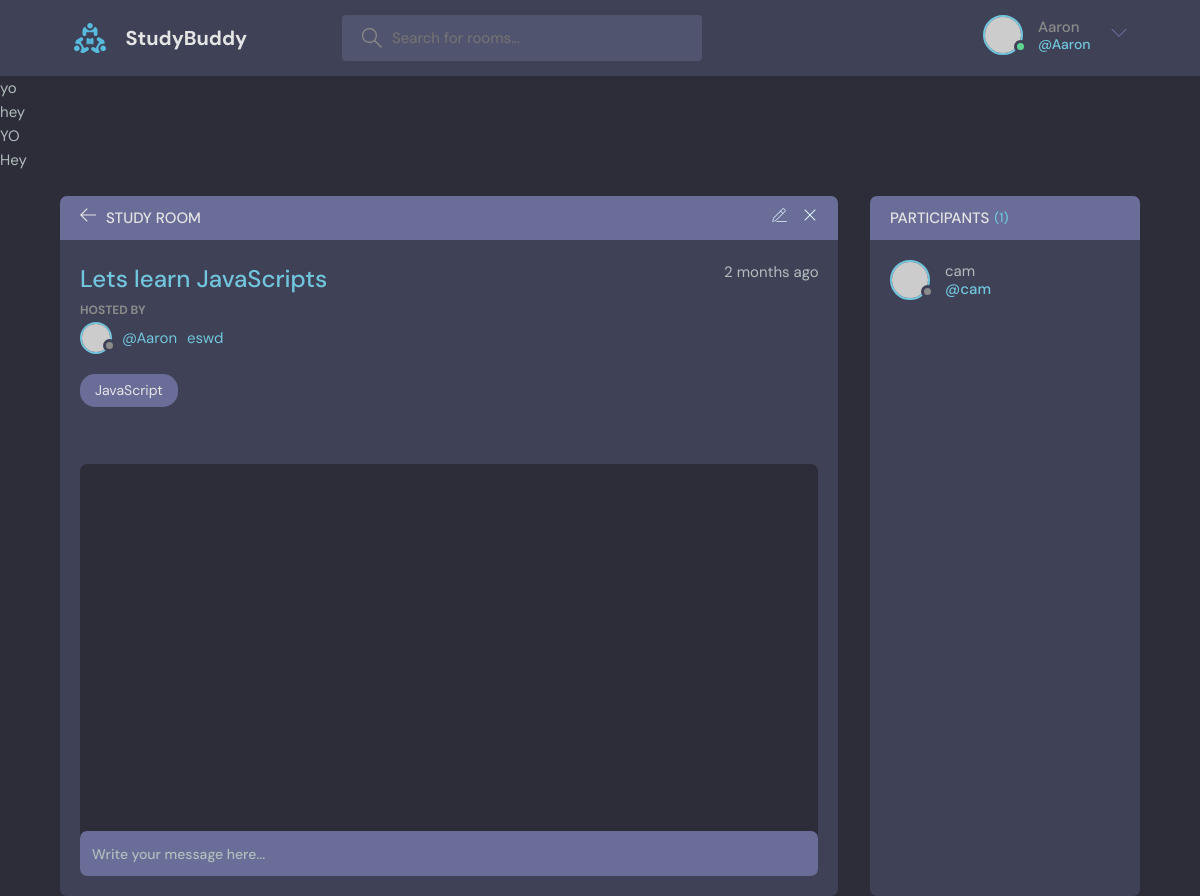
Screenshot of /room/1/ (signed in) with the database file from the repository.
### base/models.py (models this page shows, shortened)
class Message(models.Model):
    user = models.ForeignKey(User, on_delete=models.CASCADE)
    room =models.ForeignKey(Room, on_delete=models.CASCADE)
    body = models.TextField()
    updated = models.DateTimeField(auto_now=True)
    created = models.DateTimeField(auto_now_add=True)
    class Meta:
        ordering = ['-updated', '-created']
    def __str__(self):
        return self.body[0:50]

class Room(models.Model):
    host = models.ForeignKey(User, on_delete=models.SET_NULL, null=True)
    topic = models.ForeignKey(Topic, on_delete=models.SET_NULL, null=True)
    name = models.CharField(max_length =200)
    description = models.TextField(null=True, blank=True)
    participants = models.ManyToManyField(User, related_name='rooms', blank=True)
    updated = models.DateTimeField(auto_now=True)
    created = models.DateTimeField(auto_now_add=True)
    class Meta:
        ordering = ['-updated', '-created']

class Topic(models.Model):
    name = models.CharField(max_length=200)
    def __str__(self):
        return self.name

### base/views.py (the view, shortened to what this page needs)
# urls.py: path('room/<str:pk>/', views.room, name="room"),
def room(request, pk):
    room = Room.objects.get(id=pk)
    room_messages = room.message_set.all().order_by('-created')
    participants = room.participants.all()
    context = {'room' : room, 'messages': room_messages,
               'participants':participants }
    return render(request, 'base/room.html', context)

### base/templates/base/room.html (shortened to what this page needs)
{% extends 'main.html' %}
{% block content %}
    <main class="profile-page layout layout--2">
      <div class="container">
        <div class="room">
          <div class="room__top">
            <div class="room__topLeft">
              <a href="{% url 'home' %}">
                <svg version="1.1" xmlns="http://www.w3.org/2000/svg" width="32" height="32" viewBox="0 0 32 32">
                  <title>arrow-left</title>
                  <path
                    d="M13.723 2.286l-13.723 13.714 13.719 13.714 1.616-1.611-10.96-10.96h27.625v-2.286h-27.625l10.965-10.965-1.616-1.607z"
                  ></path>
                </svg>
              </a>
              <h3>Study Room</h3>
            </div>
            {% if room.host == request.user %}
            <div class="room__topRight">
              <a href="{% url 'update-room' room.id %}">
              </a>
              <a href="{% url 'delete-room' room.id %}">
                <svg version="1.1" xmlns="http://www.w3.org/2000/svg" width="32" height="32" viewBox="0 0 32 32">
                  <title>remove</title>
                  <path
                    d="M27.314 6.019l-1.333-1.333-9.98 9.981-9.981-9.981-1.333 1.333 9.981 9.981-9.981 9.98 1.333 1.333 9.981-9.98 9.98 9.98 1.333-1.333-9.98-9.98 9.98-9.981z"
                  ></path>
                </svg>
              </a>
            </div>
            {% endif %}
          </div>
          <div class="room__box scroll">
            <div class="room__header scroll">
              <div class="room__info">
                <h3>{{room.name}}</h3>
                <span>{{room.created|timesince}} ago</span>
              </div>
              <div class="room__hosted">
                <p>Hosted By</p>
                <a href="{% url 'user-profile' room.host.id %}" class="room__author">
                  <div class="avatar avatar--small">
                    <img src="https://randomuser.me/api/portraits/men/37.jpg" />
                  </div>
                  <span>@{{room.host.username}}</span>eswd
                </a>
              </div>
              <span class="room__topics">{{room.topic}}</span>
            </div>
            <div class="room__conversation">
              <div class="threads scroll">
              </div>
            </div>
          </div>
          <div class="room__message">
            <form action="" method="POST">
              <input name="" placeholder="Write your message here..." /></form>
          </div>
        </div>
        <div class="participants">
          <h3 class="participants__top">Participants <span>({{participants.count}})</span></h3>
          <div class="participants__list scroll">
            {% for user in participants %}
            <a href="{% url 'user-profile' user.id %}" class="participant">
              <div class="avatar avatar--medium">
                <img src="https://randomuser.me/api/portraits/men/37.jpg" />
              </div>
              <p>
                {{user.username}}
                <span>@{{user.username}}</span>
              </p>
            </a>
            {% endfor %}
          </div>
        </div>
      </div>
    </main>
{% endblock %}

### templates/main.html (shortened to what this page needs)
<!DOCTYPE html>
{% load static %}
<html lang="en">
  <head>
    <link rel="stylesheet" href="{% static 'styles/style.css' %}" />
  </head>
  <body>
    {% include 'navbar.html' %}
    {% if  messages %}
    <ul class="messages">
        {% for message in messages %}
        <li>{{ message }}</li>
            {% endfor %}
    </ul>
    {% endif %}
    {% block content %}
    {% endblock %}
  </body>
</html>

### templates/navbar.html (shortened to what this page needs)
{% load static %}
<header class="header header--loggedIn">
    <div class="container">
      <a href="{% url 'home' %}" class="header__logo">
        <img src="{% static 'images/logo.svg' %}" />
        <h1>StudyBuddy</h1>
      </a>
      <form class="header__search" method="GET" action="{% url 'home' %}">
        <label>
          <input  name="q" placeholder="Search for rooms..." />
        </label>
      </form>
      <nav class="header__menu">
        {% if request.user.is_authenticated %}
        <div class="header__user">
          <a href="{% url 'update-user' %}">
            <div class="avatar avatar--medium active">
              <img src="https://randomuser.me/api/portraits/men/37.jpg" />
            </div>
            <p>{{request.user.username}} <span>@{{request.user.username}}</span></p>
          </a>
          <button class="dropdown-button">
            <svg version="1.1" xmlns="http://www.w3.org/2000/svg" width="32" height="32" viewBox="0 0 32 32">
              <title>chevron-down</title>
              <path d="M16 21l-13-13h-3l16 16 16-16h-3l-13 13z"></path>
            </svg>
          </button>
        </div>
        {% else %}
        <a href="{% url 'login' %}">
            <img src="{% static 'images/avatar.svg' %}" />
            <p>Login</p>
        </a>
            {% endif %}
      </nav>
    </div>
  </header>

### rows the page displays
Message: body "yo"
Message: body "hey"
Message: body "YO"
Message: body "Hey"
Room: name "Lets learn JavaScripts", created "2 months", host.username "Aaron", topic "JavaScript"

### other values shown
{{ request.user.username }} "Aaron"
{{ participants.count }} "1"
{{ user.username }} "cam"
